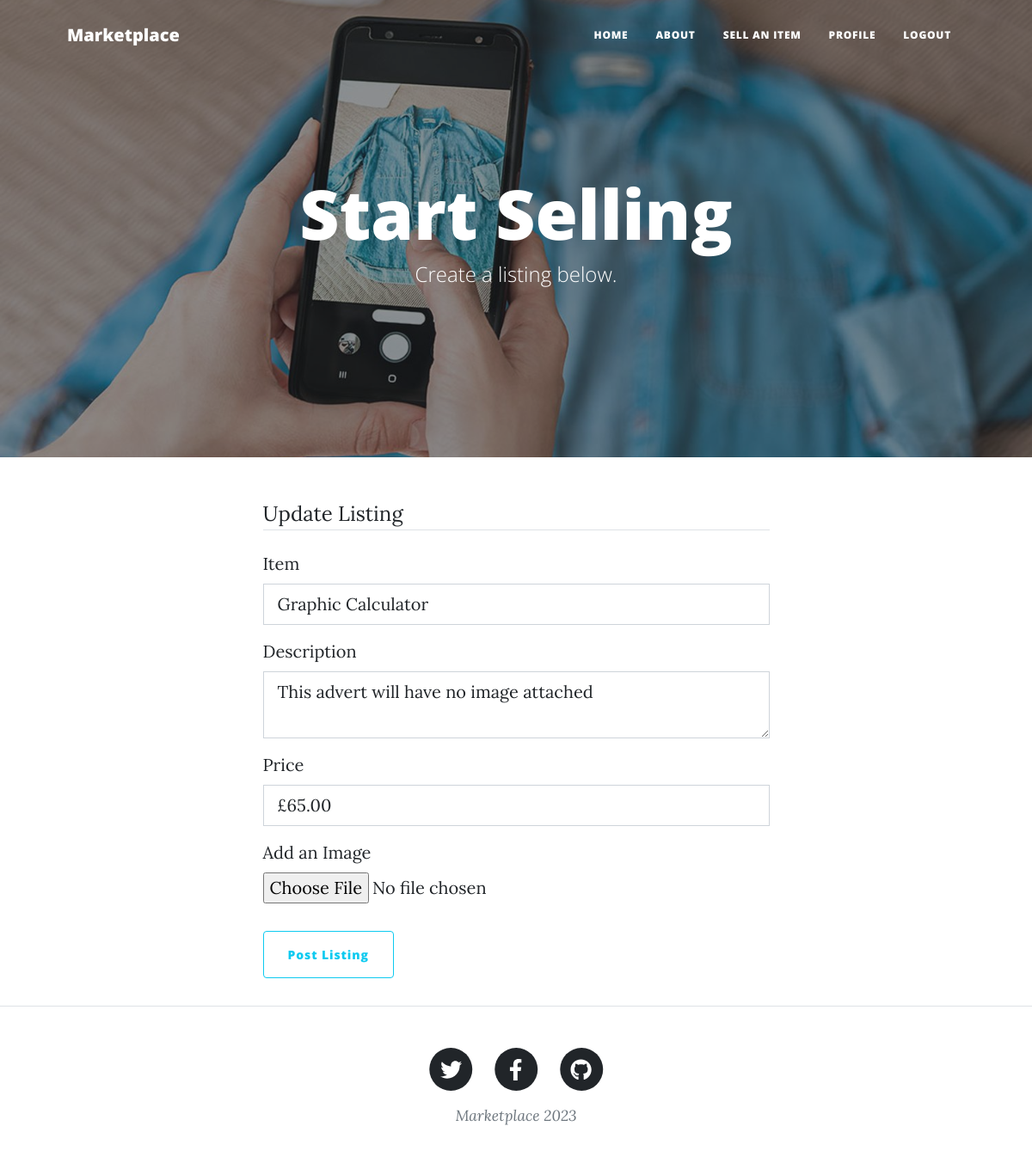
The page /listing/2/update (signed in) on the database its author committed.
### flask1/models.py (models this page shows, shortened)
class Post(db.Model):
    id = db.Column(db.Integer, primary_key=True)
    item = db.Column(db.String(50), nullable=False)
    desc = db.Column(db.String(200), nullable=False, default='No description has been added yet.')
    item_image_file = db.Column(db.String(20), nullable=False, default='default2.jpg')
    date_posted = db.Column(db.DateTime, nullable=False, default=datetime.utcnow)
    price = db.Column(db.String(20), nullable=False)
    user_id = db.Column(db.Integer, db.ForeignKey('user.id'), nullable=False)

### flask1/posts/routes.py (the view)
@posts.route("/listing/<int:post_id>/update", methods=['GET', 'POST'])
@login_required
def update_post(post_id):
    post = Post.query.get_or_404(post_id)
    if post.seller != current_user:
        abort(403)
    form = PostListing()
    if form.validate_on_submit():
        post.item = form.item.data
        post.desc = form.desc.data
        post.price = form.price.data
        if form.item_picture.data:
            picture_file = save_item_picture(form.item_picture.data)
            post.item_image_file = picture_file
        db.session.commit()
        flash('The listing has been updated.', 'success')
        return redirect(url_for('posts.post', post_id=post.id))
    elif request.method == 'GET':
        form.item.data = post.item
        form.desc.data = post.desc
        form.price.data = post.price
    return render_template('create_listing.html', title='Update Listing', form=form, legend='Update Listing')

### flask1/posts/forms.py
class PostListing(FlaskForm):
    item = StringField('Item', validators=[DataRequired()])
    desc = TextAreaField('Description')
    price = StringField('Price', validators=[DataRequired()])
    item_picture = FileField('Add an Image', validators=[FileAllowed(['jpg', 'png'])])
    submit = SubmitField('Post Listing')

### flask1/models.py (called while the page is built)
@login_manager.user_loader
def load_user(user_id):
    return User.query.get(int(user_id))

### flask1/templates/create_listing.html (shortened to what this page needs)
{% extends "layout.html" %}
{% block webcode %}
<header class="masthead" style="background-image: url('static/img/create_listing-bg.jpg')">
    <div class="container position-relative px-4 px-lg-5">
        <div class="row gx-4 gx-lg-5 justify-content-center">
            <div class="col-md-10 col-lg-8 col-xl-7">
                <div class="site-heading">
                    <h1>Start Selling</h1>
                    <span class="subheading">Create a listing below.</span>
                </div>
            </div>
        </div>
    </div>
</header>
<div class="container px-4 px-lg-5">
  <div class="row gx-4 gx-lg-5 justify-content-center">
    <div class="col-md-10 col-lg-8 col-xl-7 mb-3">
      <form method="POST" action="" enctype="multipart/form-data">
        <fieldset class="form-group">
          <legend class="border-bottom mb-4">{{ legend }}</legend>
          <div class="form-group">
            {{ form.item.label(class = "form-control-label") }}
            {% if form.item.errors %}
              {{ form.item(class = "form-control form-control-lg is-invalid") }}
              <div class="invalid-feedback">
                {% for error in form.item.errors %}
                  <span>{{ error }}</span>
                {% endfor %}
              </div>
            {% else %}
              {{ form.item(class = "form-control form-control-lg") }}
            {% endif %}
          </div>
          <div class="form-group">
            {{ form.desc.label(class = "form-control-label") }}
            {% if form.desc.errors %}
              {{ form.desc(class = "form-control form-control-lg is-invalid") }}
              <div class="invalid-feedback">
                {% for error in form.desc.errors %}
                  <span>{{ error }}</span>
                {% endfor %}
              </div>
            {% else %}
              {{ form.desc(class = "form-control form-control-lg") }}
            {% endif %}
          </div>
          <div class="form-group">
            {{ form.price.label(class = "form-control-label") }}
            {% if form.price.errors %}
              {{ form.price(class = "form-control form-control-lg is-invalid") }}
              <div class="invalid-feedback">
                {% for error in form.price.errors %}
                  <span>{{ error }}</span>
                {% endfor %}
              </div>
            {% else %}
              {{ form.price(class = "form-control form-control-lg") }}
            {% endif %}
          </div>
          <div class="form-group">
            {{ form.item_picture.label() }}
            {{ form.item_picture(class="form-control-file") }}
          </div>
        </fieldset>
        <div class="form-group">
          {{ form.submit(class = "btn btn-outline-info") }}
        </div>
      </form>
    </div>
  </div>
</div>
{% endblock %}

### rows shown on the page
Post: item "Graphic Calculator", desc "This advert will have no image attached", price "£65.00"

### other values the page prints
{{ legend }} "Update Listing"
